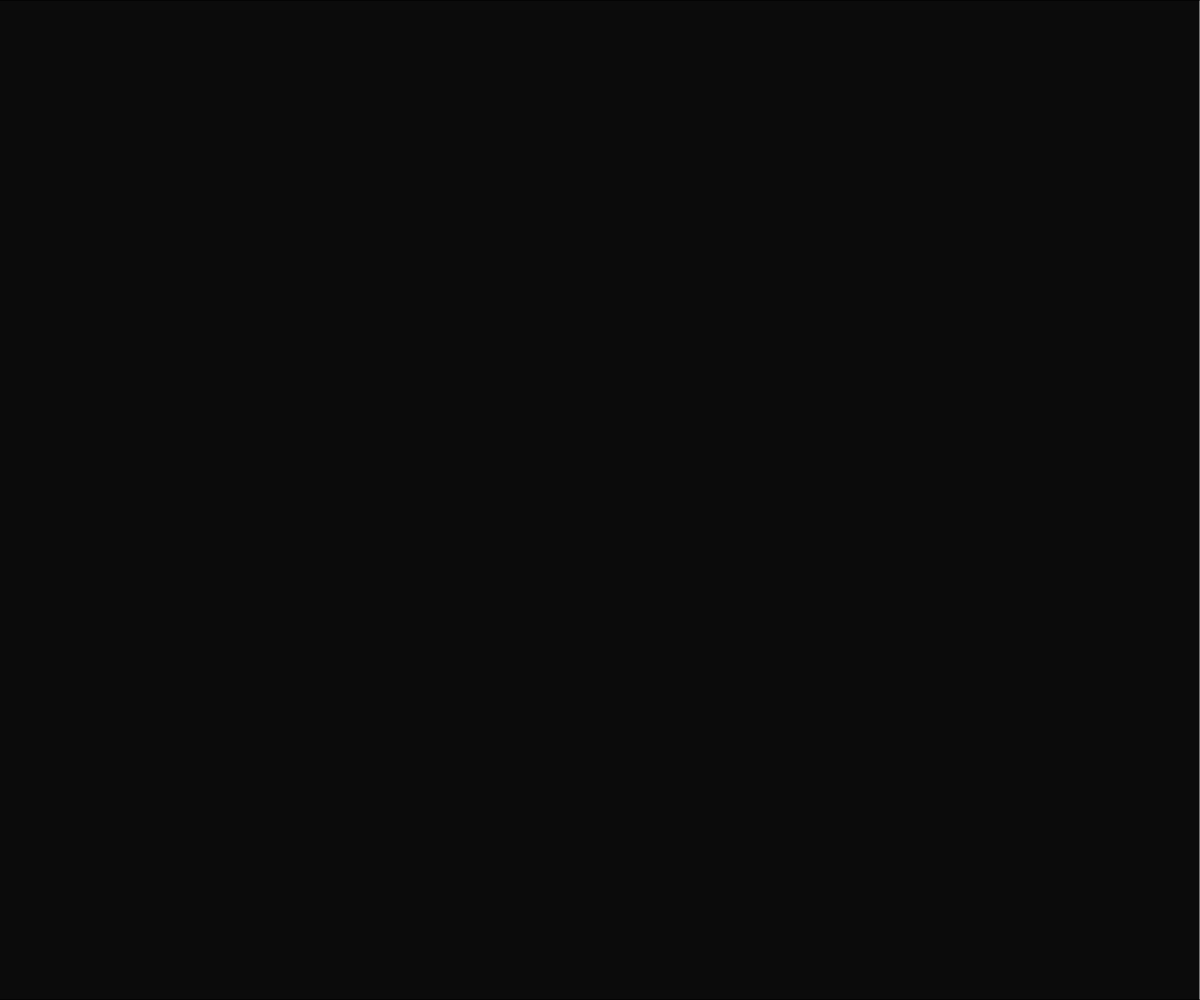
Frame 1 (no input)
Frame 60 (no input): identical to frame 1, image omitted
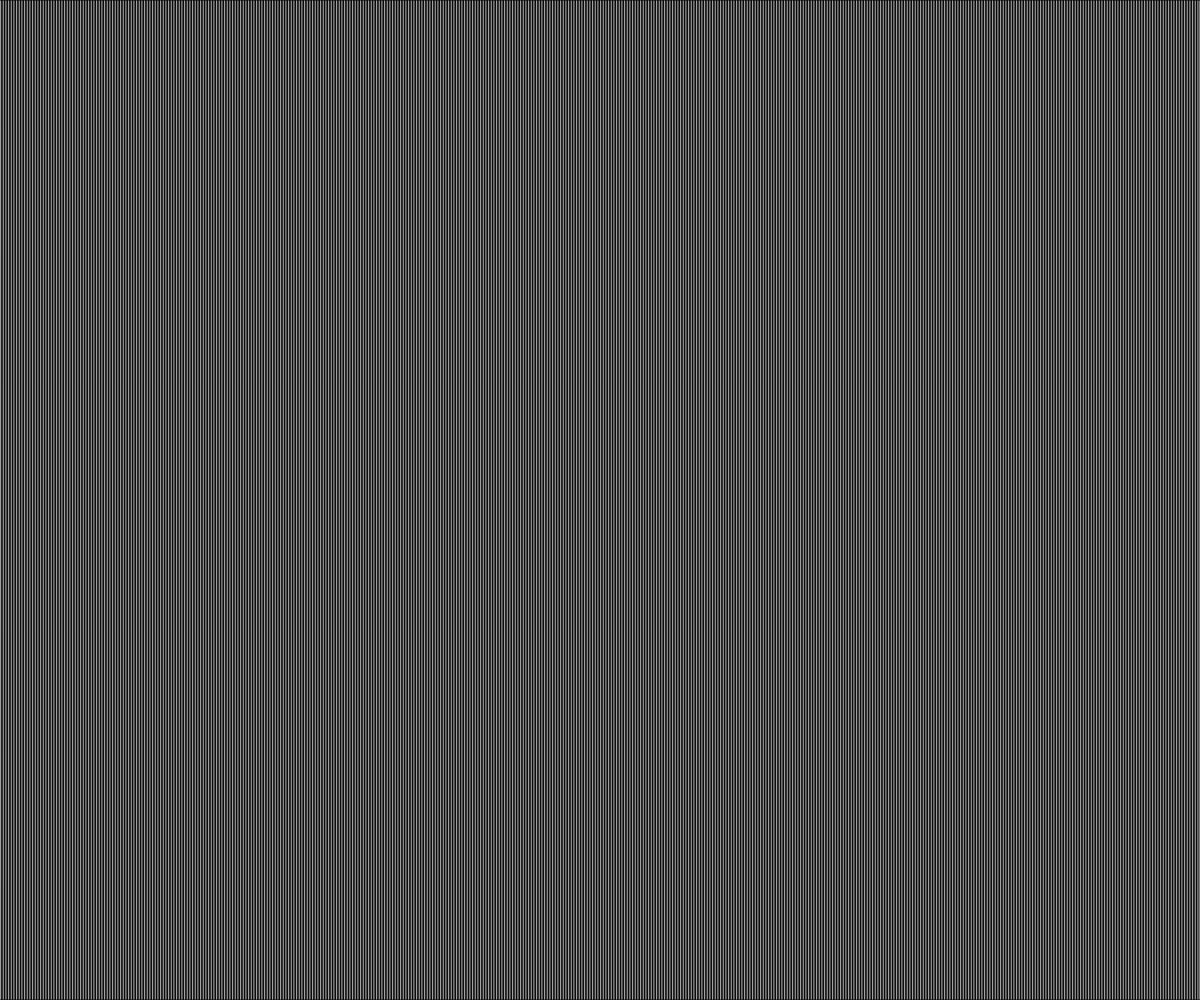
Frame 120 (the mouse pressed at the canvas centre since frame 60)

The p5.js sketch that drew these frames (run headless with seeded random() and noise() and a simulated clock; from frame 60 on, the mouse is pressed at the canvas centre):

// p5.js sketch
// ── sketch.js
var gridcountx = 5;
var gridcounty = 1;

function setup() {
  createCanvas(window.innerWidth, window.innerHeight);
  background(0);
  stroke(0);
}

function draw(){
gridcountx = map(mouseX, 0, width, 1200, 300);
fill(255);


for(var x=0; x<gridcountx; x++){
  for(var y=0; y<gridcounty; y++) {
    //transfer from gridspace to screenspace
    var cellWidth = width/gridcountx;
    var posx =x* cellWidth;
    var cellHeight = height/gridcounty;
    var posy =y*cellHeight;

    rect(posx,posy, cellWidth, cellHeight);
  }
}
}

// ── animate.css
@charset "UTF-8";

/*!
 * animate.css -http://daneden.me/animate
 * Version - 3.5.2
 * Licensed under the MIT license - http://opensource.org/licenses/MIT
 *
 * Copyright (c) 2017 Daniel Eden
 */

.animated {
  animation-duration: 1s;
  animation-fill-mode: both;
}

.animated.infinite {
  animation-iteration-count: infinite;
}

.animated.hinge {
  animation-duration: 2s;
}

.animated.flipOutX,
.animated.flipOutY,
.animated.bounceIn,
.animated.bounceOut {
  animation-duration: .75s;
}

#myDIV {
width: auto;
height: 300px;
background-color: yellow;
color: green;
position: absolute;
-webkit-animation: mymove 5s infinite; /* Chrome, Safari, Opera */
animation: mymove 5s infinite;
clip: rect(0,500px,300px,0);
}

/* Chrome, Safari, Opera */
@-webkit-keyframes mymove {
50% {clip: rect(0,0px,0px,0);}
}
img{
position: absolute;
width: auto;
height: 300px;
}
#green{
position: absolute;
top: 75%;
left: 50%;
transform: translate(-50%, -50%);
width: 100%;
height: 50%;
background-color: blue;
bottom: 0px;
z-index: -99;
}
#grey{
position: absolute;
top: 25%;
left: 50%;
transform: translate(-50%, -50%);
width: 100%;
height: 100%;
background-color: green;
bottom: 0px;
z-index: -100;
}
body{
background-color: grey;
}

h1{
  z-index: -10
}
p{
  position: fixed;
  top: -20%;
  left: 48%;
  transform: translate(-50%, -50%);
  z-index: 100;
  font-size: 500px;
  font-family: Futura;
  color: black;
}

#circle {
  position: fixed;
  top: 50%;
  left: 50%;
  transform: translate(-50%, -50%);
	width: 500px;
	height: 500px;
	-moz-border-radius: 500px;
	-webkit-border-radius: 500px;
	border-radius: 500px;
  border: 2px solid yellow;
}
#rectangle{
  position: fixed;
  top: 50%;
  left: 50%;
  transform: translate(-50%, -50%);
	width: 0px;
	height: 1000000px;
  border: 1px solid white;
}
@keyframes bounce {
  from, 20%, 53%, 80%, to {
    animation-timing-function: cubic-bezier(0.215, 0.610, 0.355, 1.000);
    transform: translate3d(0,0,0);
  }

  40%, 43% {
    animation-timing-function: cubic-bezier(0.755, 0.050, 0.855, 0.060);
    transform: translate3d(0, -30px, 0);
  }

  70% {
    animation-timing-function: cubic-bezier(0.755, 0.050, 0.855, 0.060);
    transform: translate3d(0, -15px, 0);
  }

  90% {
    transform: translate3d(0,-4px,0);
  }
}

.bounce {
  animation-name: bounce;
  transform-origin: center bottom;
}

@keyframes flash {
  from, 50%, to {
    opacity: 1;
  }

  25%, 75% {
    opacity: 0;
  }
}

.flash {
  animation-name: flash;
}

/* originally authored by Nick Pettit - https://github.com/nickpettit/glide */

@keyframes pulse {
  from {
    transform: scale3d(1, 1, 1);
  }

  50% {
    transform: scale3d(1.05, 1.05, 1.05);
  }

  to {
    transform: scale3d(1, 1, 1);
  }
}

.pulse {
  animation-name: pulse;
}

@keyframes rubberBand {
  from {
    transform: scale3d(1, 1, 1);
  }

  30% {
    transform: scale3d(1.25, 0.75, 1);
  }

  40% {
    transform: scale3d(0.75, 1.25, 1);
  }

  50% {
    transform: scale3d(1.15, 0.85, 1);
  }

  65% {
    transform: scale3d(.95, 1.05, 1);
  }

  75% {
    transform: scale3d(1.05, .95, 1);
  }

  to {
    transform: scale3d(1, 1, 1);
  }
}

.rubberBand {
  animation-name: rubberBand;
}

@keyframes shake {
  from, to {
    transform: translate3d(0, 0, 0);
  }

  10%, 30%, 50%, 70%, 90% {
    transform: translate3d(-10px, 0, 0);
  }

  20%, 40%, 60%, 80% {
    transform: translate3d(10px, 0, 0);
  }
}

.shake {
  animation-name: shake;
}

@keyframes headShake {
  0% {
    transform: translateX(0);
  }

  6.5% {
    transform: translateX(-6px) rotateY(-9deg);
  }

  18.5% {
    transform: translateX(5px) rotateY(7deg);
  }

  31.5% {
    transform: translateX(-3px) rotateY(-5deg);
  }

  43.5% {
    transform: translateX(2px) rotateY(3deg);
  }

  50% {
    transform: translateX(0);
  }
}

.headShake {
  animation-timing-function: ease-in-out;
  animation-name: headShake;
}

@keyframes swing {
  20% {
    transform: rotate3d(0, 0, 1, 15deg);
  }

  40% {
    transform: rotate3d(0, 0, 1, -10deg);
  }

  60% {
    transform: rotate3d(0, 0, 1, 5deg);
  }

  80% {
    transform: rotate3d(0, 0, 1, -5deg);
  }

  to {
    transform: rotate3d(0, 0, 1, 0deg);
  }
}

.swing {
  transform-origin: top center;
  animation-name: swing;
}

@keyframes tada {
  from {
    transform: scale3d(1, 1, 1);
  }

  10%, 20% {
    transform: scale3d(.9, .9, .9) rotate3d(0, 0, 1, -3deg);
  }

  30%, 50%, 70%, 90% {
    transform: scale3d(1.1, 1.1, 1.1) rotate3d(0, 0, 1, 3deg);
  }

  40%, 60%, 80% {
    transform: scale3d(1.1, 1.1, 1.1) rotate3d(0, 0, 1, -3deg);
  }

  to {
    transform: scale3d(1, 1, 1);
  }
}

.tada {
  animation-name: tada;
}

/* originally authored by Nick Pettit - https://github.com/nickpettit/glide */

@keyframes wobble {
  from {
    transform: none;
  }

  15% {
    transform: translate3d(-25%, 0, 0) rotate3d(0, 0, 1, -5deg);
  }

  30% {
    transform: translate3d(20%, 0, 0) rotate3d(0, 0, 1, 3deg);
  }

  45% {
    transform: translate3d(-15%, 0, 0) rotate3d(0, 0, 1, -3deg);
  }

  60% {
    transform: translate3d(10%, 0, 0) rotate3d(0, 0, 1, 2deg);
  }

  75% {
    transform: translate3d(-5%, 0, 0) rotate3d(0, 0, 1, -1deg);
  }

  to {
    transform: none;
  }
}

.wobble {
  animation-name: wobble;
}

@keyframes jello {
  from, 11.1%, to {
    transform: none;
  }

  22.2% {
    transform: skewX(-12.5deg) skewY(-12.5deg);
  }

  33.3% {
    transform: skewX(6.25deg) skewY(6.25deg);
  }

  44.4% {
    transform: skewX(-3.125deg) skewY(-3.125deg);
  }

  55.5% {
    transform: skewX(1.5625deg) skewY(1.5625deg);
  }

  66.6% {
    transform: skewX(-0.78125deg) skewY(-0.78125deg);
  }

  77.7% {
    transform: skewX(0.390625deg) skewY(0.390625deg);
  }

  88.8% {
    transform: skewX(-0.1953125deg) skewY(-0.1953125deg);
  }
}

.jello {
  animation-name: jello;
  transform-origin: center;
}

@keyframes bounceIn {
  from, 20%, 40%, 60%, 80%, to {
    animation-timing-function: cubic-bezier(0.215, 0.610, 0.355, 1.000);
  }

  0% {
    opacity: 0;
    transform: scale3d(.3, .3, .3);
  }

  20% {
    transform: scale3d(1.1, 1.1, 1.1);
  }

  40% {
    transform: scale3d(.9, .9, .9);
  }

  60% {
    opacity: 1;
    transform: scale3d(1.03, 1.03, 1.03);
  }

  80% {
    transform: scale3d(.97, .97, .97);
  }

  to {
    opacity: 1;
    transform: scale3d(1, 1, 1);
  }
}

.bounceIn {
  animation-name: bounceIn;
}

@keyframes bounceInDown {
  from, 60%, 75%, 90%, to {
    animation-timing-function: cubic-bezier(0.215, 0.610, 0.355, 1.000);
  }

  0% {
    opacity: 0;
    transform: translate3d(0, -3000px, 0);
  }

  60% {
    opacity: 1;
    transform: translate3d(0, 25px, 0);
  }

  75% {
    transform: translate3d(0, -10px, 0);
  }

  90% {
    transform: translate3d(0, 5px, 0);
  }

  to {
    transform: none;
  }
}

.bounceInDown {
  animation-name: bounceInDown;
}

@keyframes bounceInLeft {
  from, 60%, 75%, 90%, to {
    animation-timing-function: cubic-bezier(0.215, 0.610, 0.355, 1.000);
  }

  0% {
    opacity: 0;
    transform: translate3d(-3000px, 0, 0);
  }

  60% {
    opacity: 1;
    transform: translate3d(25px, 0, 0);
  }

  75% {
    transform: translate3d(-10px, 0, 0);
  }

  90% {
    transform: translate3d(5px, 0, 0);
  }

  to {
    transform: none;
  }
}

.bounceInLeft {
  animation-name: bounceInLeft;
}

@keyframes bounceInRight {
  from, 60%, 75%, 90%, to {
    animation-timing-function: cubic-bezier(0.215, 0.610, 0.355, 1.000);
  }

  from {
    opacity: 0;
    transform: translate3d(3000px, 0, 0);
  }

  60% {
    opacity: 1;
    transform: translate3d(-25px, 0, 0);
  }

  75% {
    transform: translate3d(10px, 0, 0);
  }

  90% {
    transform: translate3d(-5px, 0, 0);
  }

  to {
    transform: none;
  }
}

.bounceInRight {
  animation-name: bounceInRight;
}

@keyframes bounceInUp {
  from, 60%, 75%, 90%, to {
    animation-timing-function: cubic-bezier(0.215, 0.610, 0.355, 1.000);
  }

  from {
    opacity: 0;
    transform: translate3d(0, 3000px, 0);
  }

  60% {
    opacity: 1;
    transform: translate3d(0, -20px, 0);
  }

  75% {
    transform: translate3d(0, 10px, 0);
  }

  90% {
    transform: translate3d(0, -5px, 0);
  }

  to {
    transform: translate3d(0, 0, 0);
  }
}

.bounceInUp {
  animation-name: bounceInUp;
}

@keyframes bounceOut {
  20% {
    transform: scale3d(.9, .9, .9);
  }

  50%, 55% {
    opacity: 1;
    transform: scale3d(1.1, 1.1, 1.1);
  }

  to {
    opacity: 0;
    transform: scale3d(.3, .3, .3);
  }
}

.bounceOut {
  animation-name: bounceOut;
}

@keyframes bounceOutDown {
  20% {
    transform: translate3d(0, 10px, 0);
  }

  40%, 45% {
    opacity: 1;
    transform: translate3d(0, -20px, 0);
  }

  to {
    opacity: 0;
    transform: translate3d(0, 2000px, 0);
  }
}

.bounceOutDown {
  animation-name: bounceOutDown;
}

@keyframes bounceOutLeft {
  20% {
    opacity: 1;
    transform: translate3d(20px, 0, 0);
  }

  to {
    opacity: 0;
    transform: translate3d(-2000px, 0, 0);
  }
}

.bounceOutLeft {
  animation-name: bounceOutLeft;
}

@keyframes bounceOutRight {
  20% {
    opacity: 1;
    transform: translate3d(-20px, 0, 0);
  }

  to {
    opacity: 0;
    transform: translate3d(2000px, 0, 0);
  }
}

.bounceOutRight {
  animation-name: bounceOutRight;
}

@keyframes bounceOutUp {
  20% {
    transform: translate3d(0, -10px, 0);
  }

  40%, 45% {
    opacity: 1;
    transform: translate3d(0, 20px, 0);
  }

  to {
    opacity: 0;
    transform: translate3d(0, -2000px, 0);
  }
}

.bounceOutUp {
  animation-name: bounceOutUp;
}

@keyframes fadeIn {
  from {
    opacity: 0;
  }

  to {
    opacity: 1;
  }
}

.fadeIn {
  animation-name: fadeIn;
}

@keyframes fadeInDown {
  from {
    opacity: 0;
    transform: translate3d(0, -100%, 0);
  }

  to {
    opacity: 1;
    transform: none;
  }
}

.fadeInDown {
  animation-name: fadeInDown;
}

@keyframes fadeInDownBig {
  from {
    opacity: 0;
    transform: translate3d(0, -2000px, 0);
  }

  to {
    opacity: 1;
    transform: none;
  }
}

.fadeInDownBig {
  animation-name: fadeInDownBig;
}

@keyframes fadeInLeft {
  from {
    opacity: 0;
    transform: translate3d(-100%, 0, 0);
  }

  to {
    opacity: 1;
    transform: none;
  }
}

.fadeInLeft {
  animation-name: fadeInLeft;
}

@keyframes fadeInLeftBig {
  from {
    opacity: 0;
    transform: translate3d(-2000px, 0, 0);
  }

  to {
    opacity: 1;
    transform: none;
  }
}

.fadeInLeftBig {
  animation-name: fadeInLeftBig;
}

@keyframes fadeInRight {
  from {
    opacity: 0;
    transform: translate3d(100%, 0, 0);
  }

  to {
    opacity: 1;
    transform: none;
  }
}

.fadeInRight {
  animation-name: fadeInRight;
}

@keyframes fadeInRightBig {
  from {
    opacity: 0;
    transform: translate3d(2000px, 0, 0);
  }

  to {
    opacity: 1;
    transform: none;
  }
}

.fadeInRightBig {
  animation-name: fadeInRightBig;
}

@keyframes fadeInUp {
  from {
    opacity: 0;
    transform: translate3d(0, 100%, 0);
  }

  to {
    opacity: 1;
    transform: none;
  }
}

.fadeInUp {
  animation-name: fadeInUp;
}

@keyframes fadeInUpBig {
  from {
    opacity: 0;
    transform: translate3d(0, 2000px, 0);
  }

  to {
    opacity: 1;
    transform: none;
  }
}

.fadeInUpBig {
  animation-name: fadeInUpBig;
}

@keyframes fadeOut {
  from {
    opacity: 1;
  }

  to {
    opacity: 0;
  }
}

.fadeOut {
  animation-name: fadeOut;
}

@keyframes fadeOutDown {
  from {
    opacity: 1;
  }

  to {
    opacity: 0;
    transform: translate3d(0, 100%, 0);
  }
}

.fadeOutDown {
  animation-name: fadeOutDown;
}

@keyframes fadeOutDownBig {
  from {
    opacity: 1;
  }

  to {
    opacity: 0;
    transform: translate3d(0, 2000px, 0);
  }
}

.fadeOutDownBig {
  animation-name: fadeOutDownBig;
}

@keyframes fadeOutLeft {
  from {
    opacity: 1;
  }

  to {
    opacity: 0;
    transform: translate3d(-100%, 0, 0);
  }
}

.fadeOutLeft {
  animation-name: fadeOutLeft;
}

@keyframes fadeOutLeftBig {
  from {
    opacity: 1;
  }

  to {
    opacity: 0;
    transform: translate3d(-2000px, 0, 0);
  }
}

.fadeOutLeftBig {
  animation-name: fadeOutLeftBig;
}

@keyframes fadeOutRight {
  from {
    opacity: 1;
  }

  to {
    opacity: 0;
    transform: translate3d(100%, 0, 0);
  }
}

.fadeOutRight {
  animation-name: fadeOutRight;
}

@keyframes fadeOutRightBig {
  from {
    opacity: 1;
  }

  to {
    opacity: 0;
    transform: translate3d(2000px, 0, 0);
  }
}

.fadeOutRightBig {
  animation-name: fadeOutRightBig;
}

@keyframes fadeOutUp {
  from {
    opacity: 1;
  }

  to {
    opacity: 0;
    transform: translate3d(0, -100%, 0);
  }
}

.fadeOutUp {
  animation-name: fadeOutUp;
}

@keyframes fadeOutUpBig {
  from {
    opacity: 1;
  }

  to {
    opacity: 0;
    transform: translate3d(0, -2000px, 0);
  }
}

.fadeOutUpBig {
  animation-name: fadeOutUpBig;
}

@keyframes flip {
  from {
    transform: perspective(400px) rotate3d(0, 1, 0, -360deg);
    animation-timing-function: ease-out;
  }

  40% {
    transform: perspective(400px) translate3d(0, 0, 150px) rotate3d(0, 1, 0, -190deg);
    animation-timing-function: ease-out;
  }

  50% {
    transform: perspective(400px) translate3d(0, 0, 150px) rotate3d(0, 1, 0, -170deg);
    animation-timing-function: ease-in;
  }

  80% {
    transform: perspective(400px) scale3d(.95, .95, .95);
    animation-timing-function: ease-in;
  }

  to {
    transform: perspective(400px);
    animation-timing-function: ease-in;
  }
}

.animated.flip {
  -webkit-backface-visibility: visible;
  backface-visibility: visible;
  animation-name: flip;
}

@keyframes flipInX {
  from {
    transform: perspective(400px) rotate3d(1, 0, 0, 90deg);
    animation-timing-function: ease-in;
    opacity: 0;
  }

  40% {
    transform: perspective(400px) rotate3d(1, 0, 0, -20deg);
    animation-timing-function: ease-in;
  }

  60% {
    transform: perspective(400px) rotate3d(1, 0, 0, 10deg);
    opacity: 1;
  }

  80% {
    transform: perspective(400px) rotate3d(1, 0, 0, -5deg);
  }

  to {
    transform: perspective(400px);
  }
}

.flipInX {
  -webkit-backface-visibility: visible !important;
  backface-visibility: visible !important;
  animation-name: flipInX;
}

@keyframes flipInY {
  from {
    transform: perspective(400px) rotate3d(0, 1, 0, 90deg);
    animation-timing-function: ease-in;
    opacity: 0;
  }

  40% {
    transform: perspective(400px) rotate3d(0, 1, 0, -20deg);
    animation-timing-function: ease-in;
  }

  60% {
    transform: perspective(400px) rotate3d(0, 1, 0, 10deg);
    opacity: 1;
  }

  80% {
    transform: perspective(400px) rotate3d(0, 1, 0, -5deg);
  }

  to {
    transform: perspective(400px);
  }
}

.flipInY {
  -webkit-backface-visibility: visible !important;
  backface-visibility: visible !important;
  animation-name: flipInY;
}

@keyframes flipOutX {
  from {
    transform: perspective(400px);
  }

  30% {
    transform: perspective(400px) rotate3d(1, 0, 0, -20deg);
    opacity: 1;
  }

  to {
    transform: perspective(400px) rotate3d(1, 0, 0, 90deg);
    opacity: 0;
  }
}

.flipOutX {
  animation-name: flipOutX;
  -webkit-backface-visibility: visible !important;
  backface-visibility: visible !important;
}

@keyframes flipOutY {
  from {
    transform: perspective(400px);
  }

  30% {
    transform: perspective(400px) rotate3d(0, 1, 0, -15deg);
    opacity: 1;
  }

  to {
    transform: perspective(400px) rotate3d(0, 1, 0, 90deg);
    opacity: 0;
  }
}

.flipOutY {
  -webkit-backface-visibility: visible !important;
  backface-visibility: visible !important;
  animation-name: flipOutY;
}

@keyframes lightSpeedIn {
  from {
    transform: translate3d(100%, 0, 0) skewX(-30deg);
    opacity: 0;
  }

  60% {
    transform: skewX(20deg);
    opacity: 1;
  }

  80% {
    transform: skewX(-5deg);
    opacity: 1;
  }

  to {
    transform: none;
    opacity: 1;
  }
}

.lightSpeedIn {
  animation-name: lightSpeedIn;
  animation-timing-function: ease-out;
}

@keyframes lightSpeedOut {
  from {
    opacity: 1;
  }

  to {
    transform: translate3d(100%, 0, 0) skewX(30deg);
    opacity: 0;
  }
}

.lightSpeedOut {
  animation-name: lightSpeedOut;
  animation-timing-function: ease-in;
}

@keyframes rotateIn {
  from {
    transform-origin: center;
    transform: rotate3d(0, 0, 1, -200deg);
    opacity: 0;
  }

  to {
    transform-origin: center;
    transform: none;
    opacity: 1;
  }
}

.rotateIn {
  animation-name: rotateIn;
}

@keyframes rotateInDownLeft {
  from {
    transform-origin: left bottom;
    transform: rotate3d(0, 0, 1, -45deg);
    opacity: 0;
  }

  to {
    transform-origin: left bottom;
    transform: none;
    opacity: 1;
  }
}

.rotateInDownLeft {
  animation-name: rotateInDownLeft;
}

@keyframes rotateInDownRight {
  from {
    transform-origin: right bottom;
    transform: rotate3d(0, 0, 1, 45deg);
    opacity: 0;
  }

  to {
    transform-origin: right bottom;
    transform: none;
    opacity: 1;
  }
}

.rotateInDownRight {
  animation-name: rotateInDownRight;
}

@keyframes rotateInUpLeft {
  from {
    transform-origin: left bottom;
    transform: rotate3d(0, 0, 1, 45deg);
    opacity: 0;
  }

  to {
    transform-origin: left bottom;
    transform: none;
    opacity: 1;
  }
}

.rotateInUpLeft {
  animation-name: rotateInUpLeft;
}

@keyframes rotateInUpRight {
  from {
    transform-origin: right bottom;
    transform: rotate3d(0, 0, 1, -90deg);
    opacity: 0;
  }

  to {
    transform-origin: right bottom;
    transform: none;
    opacity: 1;
  }
}

.rotateInUpRight {
  animation-name: rotateInUpRight;
}

@keyframes rotateOut {
  from {
    transform-origin: center;
    opacity: 1;
  }

  to {
    transform-origin: center;
    transform: rotate3d(0, 0, 1, 200deg);
    opacity: 0;
  }
}

.rotateOut {
  animation-name: rotateOut;
}

@keyframes rotateOutDownLeft {
  from {
    transform-origin: left bottom;
    opacity: 1;
  }

  to {
    transform-origin: left bottom;
    transform: rotate3d(0, 0, 1, 45deg);
    opacity: 0;
  }
}

.rotateOutDownLeft {
  animation-name: rotateOutDownLeft;
}

@keyframes rotateOutDownRight {
  from {
    transform-origin: right bottom;
    opacity: 1;
  }

  to {
    transform-origin: right bottom;
    transform: rotate3d(0, 0, 1, -45deg);
    opacity: 0;
  }
}

.rotateOutDownRight {
  animation-name: rotateOutDownRight;
}

@keyframes rotateOutUpLeft {
  from {
    transform-origin: left bottom;
    opacity: 1;
  }

  to {
    transform-origin: left bottom;
    transform: rotate3d(0, 0, 1, -45deg);
    opacity: 0;
  }
}

.rotateOutUpLeft {
  animation-name: rotateOutUpLeft;
}

@keyframes rotateOutUpRight {
  from {
    transform-origin: right bottom;
    opacity: 1;
  }

  to {
    transform-origin: right bottom;
    transform: rotate3d(0, 0, 1, 90deg);
    opacity: 0;
  }
}

.rotateOutUpRight {
  animation-name: rotateOutUpRight;
}

@keyframes hinge {
  0% {
    transform-origin: top left;
    animation-timing-function: ease-in-out;
  }

  20%, 60% {
    transform: rotate3d(0, 0, 1, 80deg);
    transform-origin: top left;
    animation-timing-function: ease-in-out;
  }

  40%, 80% {
    transform: rotate3d(0, 0, 1, 60deg);
    transform-origin: top left;
    animation-timing-function: ease-in-out;
    opacity: 1;
  }

  to {
    transform: translate3d(0, 700px, 0);
    opacity: 0;
  }
}

.hinge {
  animation-name: hinge;
}

@keyframes jackInTheBox {
  from {
    opacity: 0;
    transform: scale(0.1) rotate(30deg);
    transform-origin: center bottom;
  }

  50% {
    transform: rotate(-10deg);
  }

  70% {
    transform: rotate(3deg);
  }

  to {
    opacity: 1;
    transform: scale(1);
  }
}

.jackInTheBox {
  animation-name: jackInTheBox;
}

/* originally authored by Nick Pettit - https://github.com/nickpettit/glide */

@keyframes rollIn {
  from {
    opacity: 0;
    transform: translate3d(-100%, 0, 0) rotate3d(0, 0, 1, -120deg);
  }

  to {
    opacity: 1;
    transform: none;
  }
}

.rollIn {
  animation-name: rollIn;
}

/* originally authored by Nick Pettit - https://github.com/nickpettit/glide */

@keyframes rollOut {
  from {
    opacity: 1;
  }

  to {
    opacity: 0;
    transform: translate3d(100%, 0, 0) rotate3d(0, 0, 1, 120deg);
  }
}

.rollOut {
  animation-name: rollOut;
}

@keyframes zoomIn {
  from {
    opacity: 0;
    transform: scale3d(.3, .3, .3);
  }

  50% {
    opacity: 1;
  }
}

.zoomIn {
  animation-name: zoomIn;
}

@keyframes zoomInDown {
  from {
    opacity: 0;
    transform: scale3d(.1, .1, .1) translate3d(0, -1000px, 0);
    animation-timing-function: cubic-bezier(0.550, 0.055, 0.675, 0.190);
  }

  60% {
    opacity: 1;
    transform: scale3d(.475, .475, .475) translate3d(0, 60px, 0);
    animation-timing-function: cubic-bezier(0.175, 0.885, 0.320, 1);
  }
}

.zoomInDown {
  animation-name: zoomInDown;
}

@keyframes zoomInLeft {
  from {
    opacity: 0;
    transform: scale3d(.1, .1, .1) translate3d(-1000px, 0, 0);
    animation-timing-function: cubic-bezier(0.550, 0.055, 0.675, 0.190);
  }

  60% {
    opacity: 1;
    transform: scale3d(.475, .475, .475) translate3d(10px, 0, 0);
    animation-timing-function: cubic-bezier(0.175, 0.885, 0.320, 1);
  }
}

.zoomInLeft {
  animation-name: zoomInLeft;
}

@keyframes zoomInRight {
  from {
    opacity: 0;
    transform: scale3d(.1, .1, .1) translate3d(1000px, 0, 0);
    animation-timing-function: cubic-bezier(0.550, 0.055, 0.675, 0.190);
  }

  60% {
    opacity: 1;
    transform: scale3d(.475, .475, .475) translate3d(-10px, 0, 0);
    animation-timing-function: cubic-bezier(0.175, 0.885, 0.320, 1);
  }
}

.zoomInRight {
  animation-name: zoomInRight;
}

@keyframes zoomInUp {
  from {
    opacity: 0;
    transform: scale3d(.1, .1, .1) translate3d(0, 1000px, 0);
    animation-timing-function: cubic-bezier(0.550, 0.055, 0.675, 0.190);
  }

  60% {
    opacity: 1;
    transform: scale3d(.475, .475, .475) translate3d(0, -60px, 0);
    animation-timing-function: cubic-bezier(0.175, 0.885, 0.320, 1);
  }
}

.zoomInUp {
  animation-name: zoomInUp;
}

@keyframes zoomOut {
  from {
    opacity: 1;
  }

  50% {
    opacity: 0;
    transform: scale3d(.3, .3, .3);
  }

  to {
    opacity: 0;
  }
}

.zoomOut {
  animation-name: zoomOut;
}

@keyframes zoomOutDown {
  40% {
    opacity: 1;
    transform: scale3d(.475, .475, .475) translate3d(0, -60px, 0);
    animation-timing-function: cubic-bezier(0.550, 0.055, 0.675, 0.190);
  }

  to {
    opacity: 0;
    transform: scale3d(.1, .1, .1) translate3d(0, 2000px, 0);
    transform-origin: center bottom;
    animation-timing-function: cubic-bezier(0.175, 0.885, 0.320, 1);
  }
}

.zoomOutDown {
  animation-name: zoomOutDown;
}

@keyframes zoomOutLeft {
  40% {
    opacity: 1;
    transform: scale3d(.475, .475, .475) translate3d(42px, 0, 0);
  }

  to {
    opacity: 0;
    transform: scale(.1) translate3d(-2000px, 0, 0);
    transform-origin: left center;
  }
}

.zoomOutLeft {
  animation-name: zoomOutLeft;
}

@keyframes zoomOutRight {
  40% {
    opacity: 1;
    transform: scale3d(.475, .475, .475) translate3d(-42px, 0, 0);
  }

  to {
    opacity: 0;
    transform: scale(.1) translate3d(2000px, 0, 0);
    transform-origin: right center;
  }
}

.zoomOutRight {
  animation-name: zoomOutRight;
}

@keyframes zoomOutUp {
  40% {
    opacity: 1;
    transform: scale3d(.475, .475, .475) translate3d(0, 60px, 0);
    animation-timing-function: cubic-bezier(0.550, 0.055, 0.675, 0.190);
  }

  to {
    opacity: 0;
    transform: scale3d(.1, .1, .1) translate3d(0, -2000px, 0);
    transform-origin: center bottom;
    animation-timing-function: cubic-bezier(0.175, 0.885, 0.320, 1);
  }
}

.zoomOutUp {
  animation-name: zoomOutUp;
}

@keyframes slideInDown {
  from {
    transform: translate3d(0, -100%, 0);
    visibility: visible;
  }

  to {
    transform: translate3d(0, 0, 0);
  }
}

.slideInDown {
  animation-name: slideInDown;
}

@keyframes slideInLeft {
  from {
    transform: translate3d(-100%, 0, 0);
    visibility: visible;
  }

  to {
    transform: translate3d(0, 0, 0);
  }
}

.slideInLeft {
  animation-name: slideInLeft;
}

@keyframes slideInRight {
  from {
    transform: translate3d(100%, 0, 0);
    visibility: visible;
  }

  to {
    transform: translate3d(0, 0, 0);
  }
}

.slideInRight {
  animation-name: slideInRight;
}

@keyframes slideInUp {
  from {
    transform: translate3d(0, 100%, 0);
    visibility: visible;
  }

  to {
    transform: translate3d(0, 0, 0);
  }
}

.slideInUp {
  animation-name: slideInUp;
}

@keyframes slideOutDown {
  from {
    transform: translate3d(0, 0, 0);
  }

  to {
    visibility: hidden;
    transform: translate3d(0, 100%, 0);
  }
}

.slideOutDown {
  animation-name: slideOutDown;
}

@keyframes slideOutLeft {
  from {
    transform: translate3d(0, 0, 0);
  }

  to {
    visibility: hidden;
    transform: translate3d(-100%, 0, 0);
  }
}

.slideOutLeft {
  animation-name: slideOutLeft;
}

@keyframes slideOutRight {
  from {
    transform: translate3d(0, 0, 0);
  }

  to {
    visibility: hidden;
    transform: translate3d(100%, 0, 0);
  }
}

.slideOutRight {
  animation-name: slideOutRight;
}

@keyframes slideOutUp {
  from {
    transform: translate3d(0, 0, 0);
  }

  to {
    visibility: hidden;
    transform: translate3d(0, -100%, 0);
  }
}

.slideOutUp {
  animation-name: slideOutUp;
}

// ── index.js
var gridcounty = 10;

  function setup() {
    createCanvas(window.innerWidth, window.innerHeight);
    background(0, 0, 255);
    noStroke();
    rectMode(CENTER)
  }

function draw() {
  noStroke();

  for(var x=0; x<gridcountx; x=x+1){
    console.log(x)
  }
}
